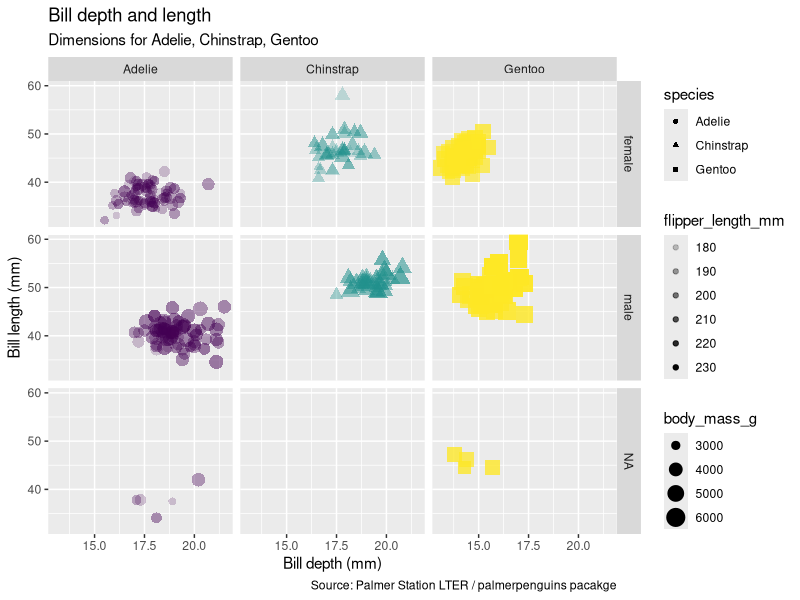

The R script that drew this image:
############################################
## Practice with plotting #######
## Creator: Alex Dang ##########
## Created on: 08FEB2022 #########
############################################

### Load libraries #########
library(palmerpenguins)
library(tidyverse)

### Data analysis #########
glimpse(penguins) ##always need to load tidyverse first in order for glimpse function to work

### Plot practice #########
ggplot(data=penguins, ##creating plot
       mapping = aes(x = bill_depth_mm, ##adding x axis as bill depth
                     y = bill_length_mm, ##adding y axis as bill length
                     color = species, ##adding color
                     shape = species,##changing the shape of species
                     size = body_mass_g, ##changing the size of points
                     alpha = flipper_length_mm)) +  ###changing the transparency of the points
  geom_point() + ##making the plot into a scatter plot
  facet_grid(sex~species) + ##facet grid to add 2D grid
  guides(color = FALSE) +
  labs(title = "Bill depth and length", ##labeling and naming the labels
       subtitle = "Dimensions for Adelie, Chinstrap, Gentoo",
       x = "Bill depth (mm)", y= "Bill length (mm)",
    #  color = "Species",
      caption = "Source: Palmer Station LTER / palmerpenguins pacakge") + 
  scale_colour_viridis_d() ##changing color